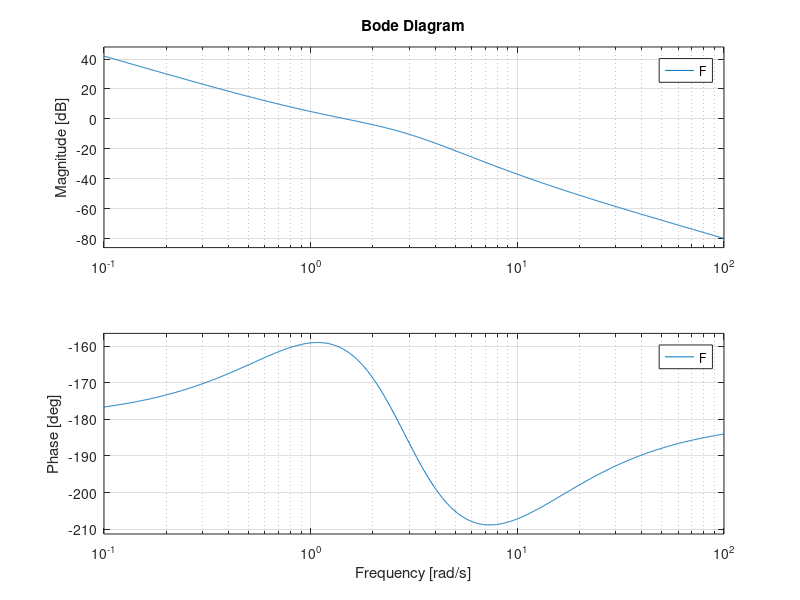
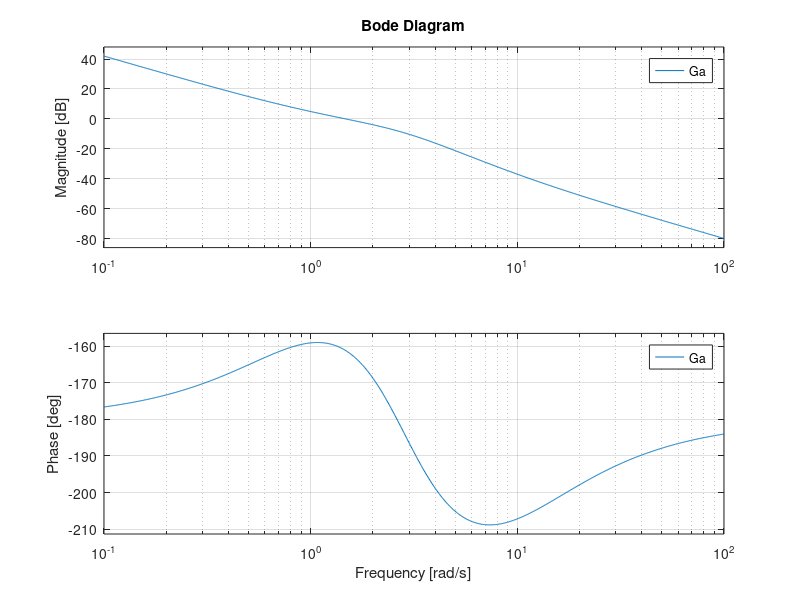
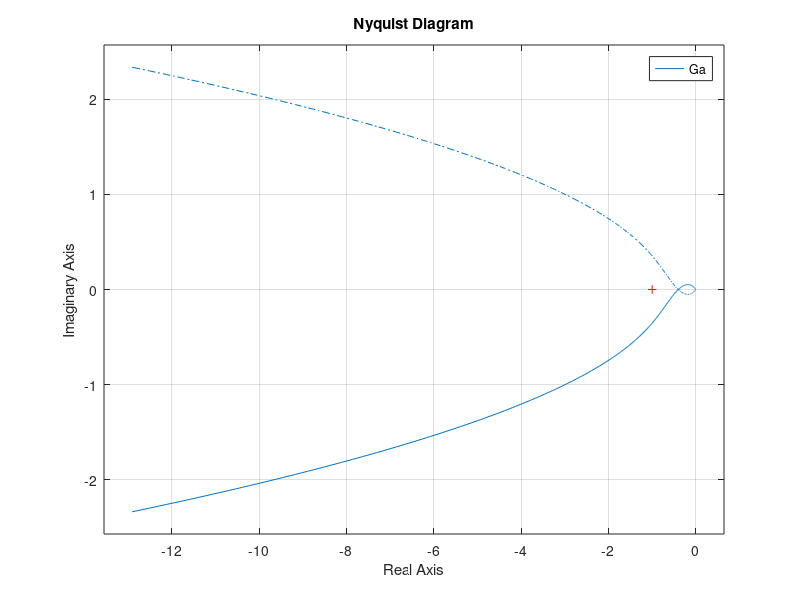
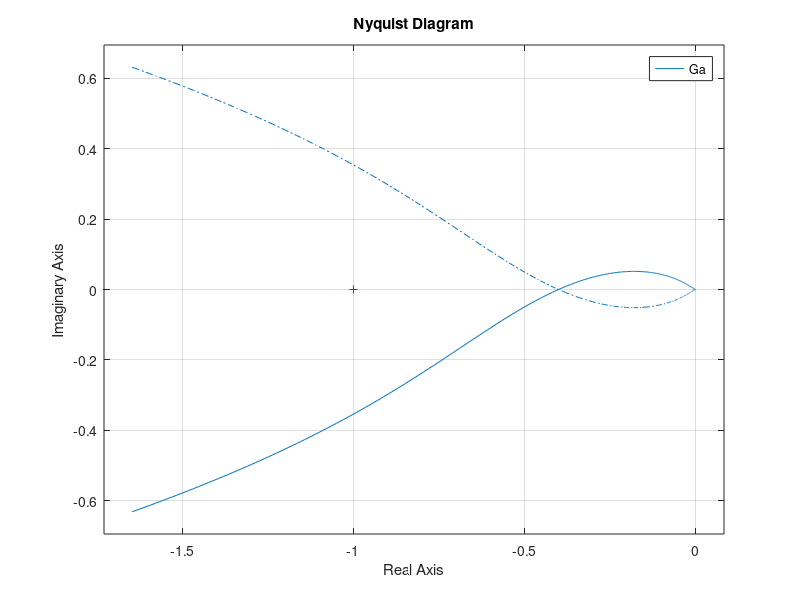

These figures' MATLAB source, in order:
% 18AKSOA - Controlli Automatici
% V esercitazione presso il LAIB

clear all, close all

s=tf('s');
F=(s^2+11*s+10)/(s^4+4*s^3+8*s^2)

% Punto a): studio di F(s)

% Guadagno stazionario di F(s)
Kf=dcgain(s^2*F)   % F(s) ha 2 poli nell'origine

% Zeri e poli di F(s)
zero(F)
pole(F)
damp(F)

% Diagrammi di Bode di F(jw)
bode(F)

% Punto b) e c): studio di Ga(s)
Kc=1
Kr=1
Ga=Kc*F/Kr

% Diagrammi di Bode di Ga(jw)
figure, bode(Ga)

% Diagramma di Nyquist di Ga(jw), con ingrandimento
% in corrispondenza degli attraversamenti dell'asse reale
figure, nyquist(Ga)

w=logspace(0,3,1000);
figure, nyquist(Ga,w)

% Punto d): calcolo di W(s) e dei suoi poli
W=feedback(Kc*F,1/Kr)
damp(W)

% Punto e): errore di inseguimento in regime permanente
% Nota bene: il sistema di controllo e' di tipo 2

We=Kr*feedback(1,Ga)
Wd1=feedback(F,Kc/Kr)
Wd2=feedback(1,Ga)

% Caso e.1): r(t)=t, d1(t)=0.1, d2(t)=0.5
errore_r=dcgain(s*We*1/s^2)
errore_d1=dcgain(s*Wd1*0.1/s)
errore_d2=dcgain(s*Wd2*0.5/s)
errore_tot=errore_r-(errore_d1+errore_d2)

% Caso e.2): r(t)=2t, d1(t)=0, d2(t)=0.01t
errore_r=dcgain(s*We*2/s^2)
errore_d1=dcgain(s*Wd1*0)
errore_d2=dcgain(s*Wd2*0.01/s^2)
errore_tot=errore_r-(errore_d1+errore_d2)

% Caso e.3):  r(t)=t^2/2, d1(t)=0, d2(t)=0
errore_r=dcgain(s*We*1/s^3)
errore_d1=dcgain(s*Wd1*0)
errore_d2=dcgain(s*Wd2*0)
errore_tot=errore_r-(errore_d1+errore_d2)

% Caso e.4):  r(t)=t^2/2, d1(t)=0.1, d2(t)=0.2
errore_r=dcgain(s*We*1/s^3)
errore_d1=dcgain(s*Wd1*0.1/s)
errore_d2=dcgain(s*Wd2*0.2/s)
errore_tot=errore_r-(errore_d1+errore_d2)